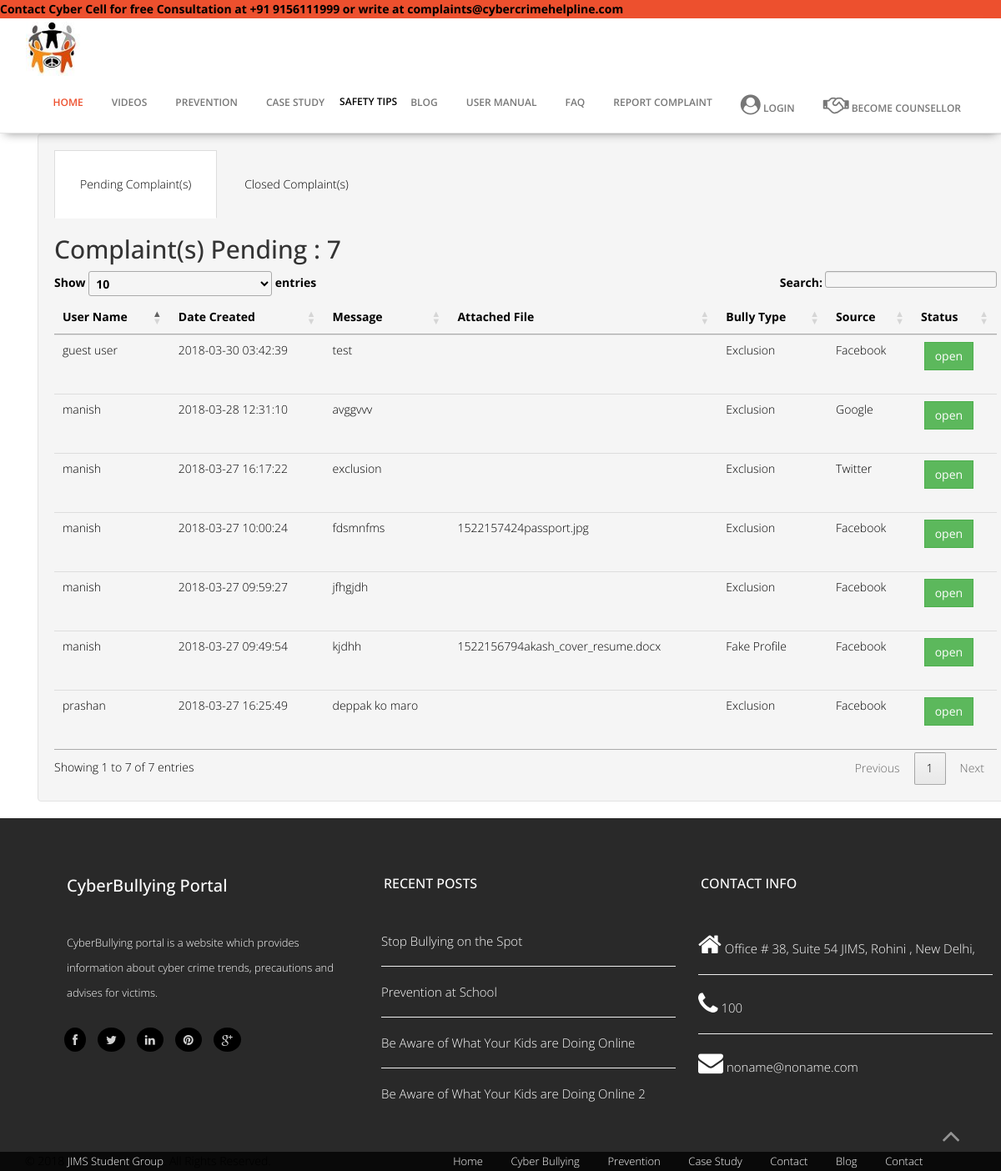
The app's page /counsellorconsole.php with its own data.
### tables this page shows
CREATE TABLE `complaint` (
  `complaint_id` int(5) NOT NULL,
  `user_name` varchar(50) NOT NULL DEFAULT 'guest user',
  `created_at` timestamp NOT NULL DEFAULT '0000-00-00 00:00:00' ON UPDATE CURRENT_TIMESTAMP,
  `message` varchar(200) NOT NULL,
  `file` varchar(200) DEFAULT NULL,
  `bully_type` varchar(200) NOT NULL,
  `source` varchar(200) NOT NULL,
  `status` varchar(15) NOT NULL DEFAULT 'open',
  `priority` int(2) NOT NULL DEFAULT '0',
  `ip_address` varchar(15) NOT NULL,
  `action_taken` varchar(300) DEFAULT 'in process',
  `action_taken_by` varchar(300) DEFAULT 'none',
  `action_taken_on` datetime DEFAULT NULL,
  `victim_name` varchar(250) NOT NULL,
  `victim_email` varchar(250) NOT NULL,
  `victim_contact_no` bigint(100) NOT NULL,
  `ticket_id` bigint(250) NOT NULL
);

### counsellorconsole.php (the view, shortened to what this page needs)
<?php
require_once('header.php');
include_once('includes/db.inc.php');
?>
<div class="container" style="color:black;">
	<div class="row">
        <div class="span12">
    		<div class="" id="loginModal">
              <div class="">
                <div class="well">
                  <ul class="nav nav-tabs">
                    <li class="active"><a href="#login" data-toggle="tab" style="color:black;">Pending Complaint(s)</a></li>
                    <li><a href="#create" data-toggle="tab" style="color:black;">Closed Complaint(s)</a></li>
                  </ul>
                  <div id="myTabContent" class="tab-content">
                    <div class="tab-pane active in" id="login">
							<?php
							$j="open";
							$sql="select * from complaint where status ='$j' ORDER BY created_at DESC;";
							$result=mysqli_query($conn, $sql);
							$resultCheck=mysqli_num_rows($result);
							if($resultCheck<1){
							  echo '<h3>Sorry...There Are No Complaints Pending For You...!<h3>';
							}else{
							  echo '   <h2 style="text-center">Complaint(s) Pending : '.$resultCheck.'</h2>
								 <table class="table table-hover datatable">
							    <thead>
							      <tr>
							        <th>User Name</th>
							        <th>Date Created</th>
							        <th>Message</th>
							        <th>Attached File</th>
							        <th>Bully Type</th>
							        <th>Source</th>
							        <th>Status</th>
							      </tr>
							    </thead>
							    <tbody>';
							foreach($result as $results){
							    echo '<tr><td>'.$results['user_name'].'</td><td>'.$results['created_at'].'</td><td>'.$results['message'].'</td><td>'.$results['file'].'</td><td>'.$results['bully_type'].'</td><td>'.$results['source'].'</td>';
							      echo '<td><form action="counsellorcomplaintinfo.php" method="POST">&nbsp;<input type="hidden" name="id" value="'.$results['complaint_id'].'"><button type="submit" class="btn btn-success">'.$results['status'].'</button></form></td></tr>';
							}
							}
							echo " </tbody>
														  </table>";
							?>
                    </div>
                </div>
              </div>
            </div>
        </div>
	</div>
</div>
</div>
<?php include 'footer.php' ?>

### header.php (shortened to what this page needs)
<!DOCTYPE html>
<html lang="en">
  <head>
  <link rel="stylesheet" href="https://cdnjs.cloudflare.com/ajax/libs/font-awesome/4.7.0/css/font-awesome.min.css">
    <link href="css/bootstrap-combined.min.css" rel="stylesheet" id="bootstrap-css">
    <link href="css/bootstrap.min.css" rel="stylesheet">
	<link rel="stylesheet" href="css/font-awesome.min.css">
	<link rel="stylesheet" href="css/jquery.bxslider.css">
	<link rel="stylesheet" type="text/css" href="css/isotope.css" media="screen" />
	<link rel="stylesheet" href="css/animate.css">
	<link rel="stylesheet" href="js/fancybox/jquery.fancybox.css" type="text/css" media="screen" />
  <link href="css/prettyPhoto.css" rel="stylesheet" />
	<link rel="stylesheet" type="text/css" href="//cdn.datatables.net/1.10.16/css/jquery.dataTables.min.css">
  <link href="css/style.css" rel="stylesheet" />
  </head>
  <body>
    <marquee style="background:#ED502E;"><b>Contact Cyber Cell for free Consultation at +91 9156111999 or write at complaints@cybercrimehelpline.com</b></marquee>
    <header>
    		<nav class="navbar navbar-default navbar-static-top navbar-fixedtop" role="navigation">
    			<div class="navigation">
    				<div class="container">
    					<div class="navbar-header">
    						<div class="navbar-brand" style="margin-top:-1px; padding-top:5px;">
    							<a href="index.php"><span><img src="images/logo.png" alt="" ></span></a>
    						</div>
    					</div>
    					<div class="navbar-collapse collapse">
    						<div class="menu">
    							<ul class="nav nav-tabs" role="tablist">
    								<li role="presentation"><a href="index.php" class="active">Home</a></li>
                    <li role="presentation"><a href="video.php">Videos</a></li>
                    <li role="presentation"><a href="prevention.php">Prevention</a></li>
    								<li role="presentation"><a href="casestudy.php">Case Study</a></li>
                    <li role="presentation"><div class="dropdown" style="padding-top:14%;"><span class=" dropdown-toggle" type="button" data-toggle="dropdown">Safety Tips
                      </span>
                     </div></li>
                    <li role="presentation"><a href="view_blogs.php">Blog</a></li>
                    <li role="presentation"><a href="usermanual.php">User Manual</a></li>
                    <li role="presentation"><a href="faq.php">FAQ</a></li>
    							 <li><?php
                   if(isset($_SESSION['logindetails']) && $_SESSION['logindetails']['status'] == 0){
                     echo '<li role="presentation"><div class="dropdown" style="padding-top:14%;"><span class=" dropdown-toggle" type="button" data-toggle="dropdown">Report Complaint
                      </span>
                      <ul class="dropdown-menu">
                      <li><a href="complaint.php">Report Complaint</a></li>
                      <li><a href="mycomplaint.php">My Complaints</a></li>
                    </ul> </div></li>';
                   }
                   elseif(isset($_SESSION['logindetails']) && $_SESSION['logindetails']['status'] == 1){
                     echo '<a href="counsellorconsole.php">Counsellor Console</a></li>';
                   }elseif(isset($_SESSION['logindetails']) && $_SESSION['logindetails']['status'] == 2){
                     echo '<a href="#">Counsellor Profile</a></li>';
                   }else{
                     echo '<a href="login.php">Report Complaint</a></li>';
                   }
                   ?>
                      <li>
                      <?php
            					if(isset($_SESSION['logindetails'])){
                        echo '<div class="dropdown">
                          <i class="fa fa-cogs fa-2x" title="settings"></i>
                              <div class="dropdown-content">
                                <form action="includes/logout.inc.php" method="POST"><button type="submit" name="submit" class="btn btn-primary">LogOut</button></form>
                                <form action="editpro.php" method="POST"><button type="submit" name="submit" href="editpro.php" class="btn btn-primary">Edit Profile</button></form>
                              </div>
                            </div>
                            </form>';
            					}
            					else{
    								     echo '<a href="login.php" ><i class="fa fa-user-circle fa-2x" title="LogIn"></i> LogIn</a></li><li><a href="excounsellorsignup.php" value=""><i class="fa fa-handshake-o fa-2x" aria-hidden="true"></i> Become Counsellor
       </a></li>';
                      }
                    ?>
                          							</ul>
    						</div>
    					</div>
    				</div>
    			</div>
    		</nav>
    	</header>

### footer.php (shortened to what this page needs)
<div class="footer">
  <div class="container">
    <div class="col-md-4 wow fadeInUp" data-wow-offset="0" data-wow-delay="0.2s">
      <h2>CyberBullying Portal</h2>
      <p>CyberBullying portal is a website which provides information about cyber crime trends, precautions and advises for victims.</p>
      <ul class="social-network">
        <li><a href="#" data-placement="top" title="Facebook"><i class="fa fa-facebook fa-1x"></i></a></li>
        <li><a href="#" data-placement="top" title="Twitter"><i class="fa fa-twitter fa-1x"></i></a></li>
        <li><a href="#" data-placement="top" title="Linkedin"><i class="fa fa-linkedin fa-1x"></i></a></li>
        <li><a href="#" data-placement="top" title="Pinterest"><i class="fa fa-pinterest fa-1x"></i></a></li>
        <li><a href="#" data-placement="top" title="Google plus"><i class="fa fa-google-plus fa-1x"></i></a></li>
      </ul>
    </div>
    <div class="col-md-4 wow fadeInUp" data-wow-offset="0" data-wow-delay="0.4s">
      <h3>RECENT POSTS</h3>
      <ul>
        <li>Stop Bullying on the Spot</li><hr>
        <li>Prevention at School </li><hr>
        <li>Be Aware of What Your Kids are Doing Online </li><hr>
        <li>Be Aware of What Your Kids are Doing Online 2</li>
      </ul>
    </div>
    <div class="col-md-4 wow fadeInUp" data-wow-offset="0" data-wow-delay="0.6s" id="contact">
      <h3>CONTACT INFO</h3>
      <ul>
        <li><i class="fa fa-home fa-2x"></i> Office # 38, Suite 54 JIMS, Rohini , New Delhi,  </li><hr>
        <li><i class="fa fa-phone fa-2x"></i> 100</li><hr>
        <li><i class="fa fa-envelope fa-2x"></i> noname@noname.com</li>
      </ul>
    </div>
  </div>
</div>
<footer>
  <div class="sub-footer">
    <div class="container">
      <div class="row">
        <div class="col-md-6">
          &copy; 2018 <a target="_blank" href="http://bootstraptaste.com/" title="Free Twitter Bootstrap WordPress Themes and HTML templates">JIMS Student Group</a>. All Rights Reserved.
        </div>
        <div class="col-md-6">
          <ul class="pull-right">
            <li><a href="index.php" class="active">Home</a></li>
            <li><a href="#cyberbullying">Cyber Bullying</a></li>
            <li><a href="prevention.php">Prevention</a></li>
            <li><a href="casestudy.php">Case Study</a></li>
            <li><a href="contact">Contact</a></li>
            <li role="presentation"><a href="view_blogs.php">Blog</a></li>
            <li role="presentation"><a href="contact.php">Contact</a></li>
          </ul>
        </div>
      </div>
      <div class="pull-right">
        <a href="#home" class="scrollup"><i class="fa fa-angle-up fa-3x"></i></a>
      </div>
    </div>
  </div>
</footer>
</body>
</html>

### CSS/overwrite.css (style rules this page uses)
.btn { text-shadow: none; background-image:none; border-color: none; border-bottom-color: none; -webkit-box-shadow: none; -moz-box-shadow: none; box-shadow: none; }
.btn { outline:0; -webkit-border-radius: 0; -moz-border-radius: 0; border-radius: 0; }

### records on screen
complaint: user_name "guest user", created_at "2018-03-30 03:42:39", message "test", bully_type "Exclusion", source "Facebook", status "open"
complaint: user_name "manish", created_at "2018-03-28 12:31:10", message "avggvvv", bully_type "Exclusion", source "Google", status "open"
complaint: user_name "prashan", created_at "2018-03-27 16:25:49", message "deppak ko maro", bully_type "Exclusion", source "Facebook", status "open"
complaint: user_name "manish", created_at "2018-03-27 16:17:22", message "exclusion", bully_type "Exclusion", source "Twitter", status "open"
complaint: user_name "manish", created_at "2018-03-27 10:00:24", message "fdsmnfms", file "1522157424passport.jpg", bully_type "Exclusion", source "Facebook", status "open"
complaint: user_name "manish", created_at "2018-03-27 09:59:27", message "jfhgjdh", bully_type "Exclusion", source "Facebook", status "open"
complaint: user_name "manish", created_at "2018-03-27 09:49:54", message "kjdhh", file "1522156794akash_cover_resume.docx", bully_type "Fake Profile", source "Facebook", status "open"

### other values on screen
$resultCheck "7"
